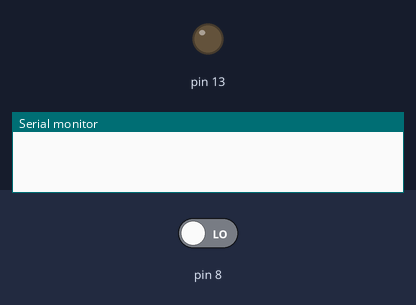
The sketch below on a simulated Arduino Uno, built with avr-gcc and run on an emulated ATmega328P. Parts: output pins drawn as LEDs (lit = HIGH), the last lines printed to the serial monitor. The inputs (shaded band) are chosen by the test bench; at power-on: pin 8 LOW.

Above: at 2.8 s.
2.9 s: pin 8 driven HIGH
At 4.2 s:
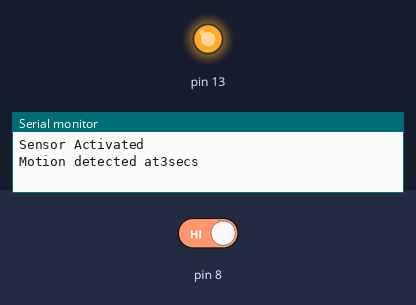
4.5 s: pin 8 driven LOW
At 5.8 s:
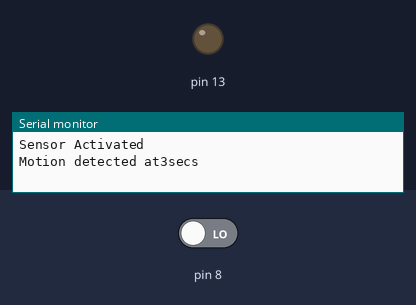
Timing chart, 0 to 7.5 s (numbered marks = the images above; inputs shaded):
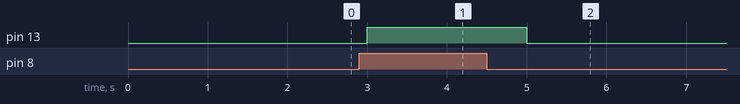

Measured:
- after the input at 2.9 s, pin 13: LOW → HIGH after 0.10 s
- after the input at 4.5 s, pin 13: HIGH → LOW after 0.50 s

The sketch:

week_4_a.ino
```cpp
 int sensordata;
void setup(){
Serial.begin(9600);
pinMode(13,OUTPUT);
pinMode(8,INPUT);
}
void loop(){
sensordata=digitalRead(8);
if(sensordata==HIGH){
digitalWrite(13,HIGH);
Serial.println("Sensor Activated");
Serial.print("Motion detected at");
Serial.print(millis()/1000);
Serial.println("secs");
delay(1000);
}
else{
digitalWrite(13,LOW);
}
delay(1000);
}
```
